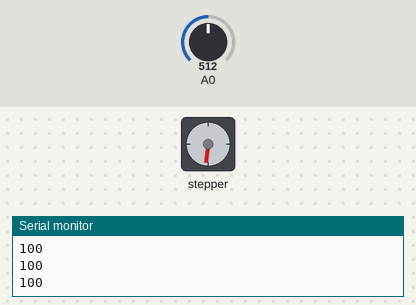
Simulated run of this sketch. Board: Arduino Uno, built with avr-gcc and run on an emulated ATmega328P. On the bench: stepper motor, the last lines printed to the serial monitor. Inputs (shaded band) come from the test bench; at power-on: A0 = 512. Stepper angles assume 200 steps per turn.

Above: at 1.2 s.
1.3 s: A0 set to 7
At 1.46 s:
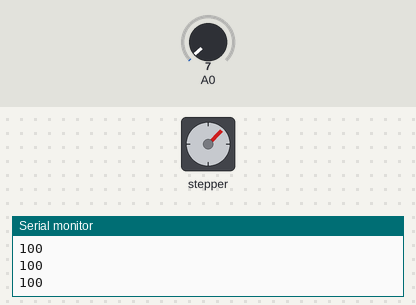
4.3 s: A0 set to 4
At 7.0 s:
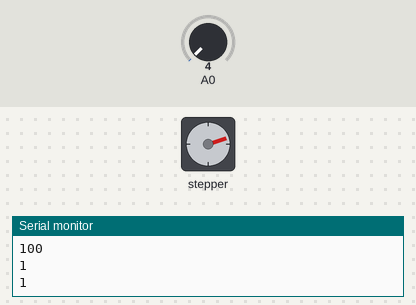
7.3 s: A0 set to 122
At 7.75 s:
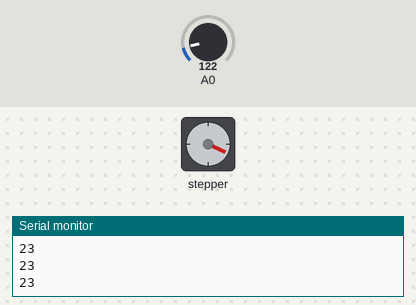
10.3 s: A0 set to 306
13.3 s: A0 set to 716
Timing chart, 0 to 20.3 s (numbered marks = the images above; inputs shaded):
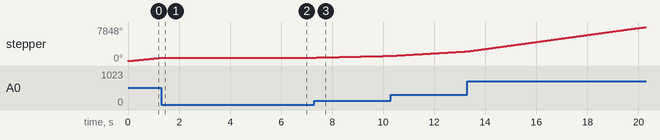

Measured:
- the behaviour switches between 6 and 5 on A0 (found by bisection; images 1 and 2)
- after the input at 4.3 s, stepper: goes on until 5.8 s, then stays 792°
- after the input at 7.3 s, stepper: keeps turning clockwise at about 136°/s, starting at once

The sketch:

STEPPER_MOTOR.ino
```cpp
#include <Stepper.h>
int t =0;
const int stepsPerRevolution = 200;  // change this to fit the number of steps per revolution
// for your motor


// initialize the stepper library on pins 8 through 11:
Stepper myStepper(stepsPerRevolution, 8, 9, 10, 11);

int stepCount = 0;  // number of steps the motor has taken

void setup() {
  Serial.begin(9600);
}

void loop() {
  // read the sensor value:
  int sensorReading = analogRead(A0);
  // map it to a range from 0 to 25:
  int motorSpeed = map(sensorReading, 0, 1023, 0, 200);
  // set the motor speed:
  if (motorSpeed > 0) {
    myStepper.setSpeed(motorSpeed);
    // step 1/100 of a revolution:
    myStepper.step(stepsPerRevolution / 25);
  Serial.println(motorSpeed);//print how fast the motor is going in the serial monitor
  }
}
```
